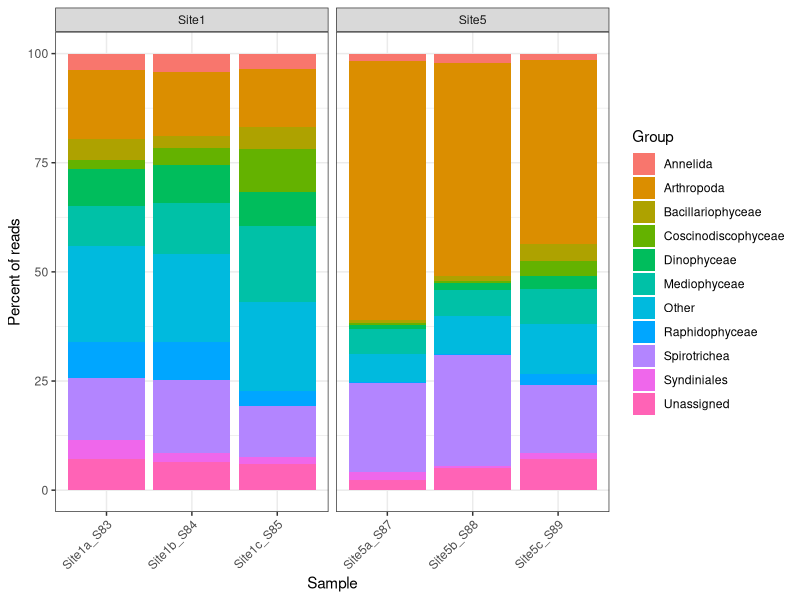

Here is the R script that generated this plot:
## ---- chunk 1
library(readr)
library(dplyr)
library(tidyr)
library(ggplot2)

# 1. Read the table (skip the first comment line)
counts <- read_tsv("../output/03.2-eDNA/V9-table-level5.tsv", skip = 1)
names(counts)[1] <- "taxon"

# 2. Shorten each name to its last named level
#    "d__Eukaryota;sgr__Obazoa;dv__Opisthokonta;dvs__Metazoa;c__Arthropoda" -> "Arthropoda"
counts$taxon <- gsub(";__", "", counts$taxon)        # drop empty levels
counts$taxon <- sub(".*;", "", counts$taxon)         # keep the last level
counts$taxon <- sub("^[a-z]+__", "", counts$taxon)   # drop the "c__" prefix

# 3. Make it "long": one row per sample per taxon
long <- counts %>%
  pivot_longer(-taxon, names_to = "sample", values_to = "reads")

# 4. Turn read counts into percent of each sample's reads
long <- long %>%
  group_by(sample) %>%
  mutate(percent = 100 * reads / sum(reads)) %>%
  ungroup()

# 5. Keep the 10 most common groups; lump the rest into "Other"
top10 <- long %>%
  group_by(taxon) %>%
  summarise(total = sum(percent)) %>%
  slice_max(total, n = 10) %>%
  pull(taxon)

long$taxon <- ifelse(long$taxon %in% top10, long$taxon, "Other")

# 6. Add the site, taken from the sample name ("Site1a_S83" -> "Site1")
long$site <- substr(long$sample, 1, 5)

# 7. Plot
ggplot(long, aes(x = sample, y = percent, fill = taxon)) +
  geom_col() +
  facet_wrap(~ site, scales = "free_x") +
  labs(x = "Sample", y = "Percent of reads", fill = "Group") +
  theme_bw() +
  theme(axis.text.x = element_text(angle = 45, hjust = 1))
